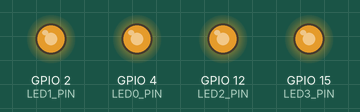
A sketch run on a simulated ESP32. Shown: output pins drawn as LEDs (lit = HIGH).

Above: at 0.05 s.
At 2.0 s:
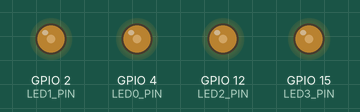
At 3.55 s:
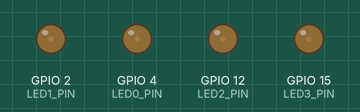
At 7.05 s:
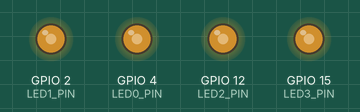
Timing chart, 0 to 11.8 s (numbered marks = the images above):
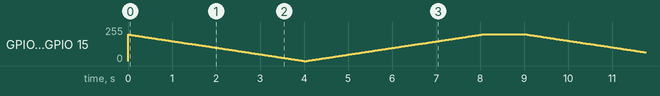

The sketch:

LED.ino
```cpp
#define LED0_PIN 4
#define LED0_CHANNEL 0

#define LED1_PIN 2
#define LED1_CHANNEL 1

#define LED2_PIN 12
#define LED2_CHANNEL 2

#define LED3_PIN 15
#define LED3_CHANNEL 3

#define LED_FREQUENCY 5000
#define LED_RESOLUTION 8

void setup()
{
  // Put your setup code here, to run once:

  // Initialize the LEDs
  ledcSetup(LED0_CHANNEL, LED_FREQUENCY, LED_RESOLUTION);
  ledcAttachPin(LED0_PIN, LED0_CHANNEL);

  ledcSetup(LED1_CHANNEL, LED_FREQUENCY, LED_RESOLUTION);
  ledcAttachPin(LED1_PIN, LED1_CHANNEL);

  ledcSetup(LED2_CHANNEL, LED_FREQUENCY, LED_RESOLUTION);
  ledcAttachPin(LED2_PIN, LED2_CHANNEL);

  ledcSetup(LED3_CHANNEL, LED_FREQUENCY, LED_RESOLUTION);
  ledcAttachPin(LED3_PIN, LED3_CHANNEL);
}

void loop()
{
  // Put your main code here, to run repeatedly:

  for(int i = 200; i >= 0; i--)
  {
    ledcWrite(LED0_CHANNEL, i);
    ledcWrite(LED1_CHANNEL, i);
    ledcWrite(LED2_CHANNEL, i);
    ledcWrite(LED3_CHANNEL, i);
    delay(20);
  }
  for(int i = 0; i <= 200; i++)
  {
    ledcWrite(LED0_CHANNEL, i);
    ledcWrite(LED1_CHANNEL, i);
    ledcWrite(LED2_CHANNEL, i);
    ledcWrite(LED3_CHANNEL, i);
    delay(20);
  }

  delay(1000);
}
```
